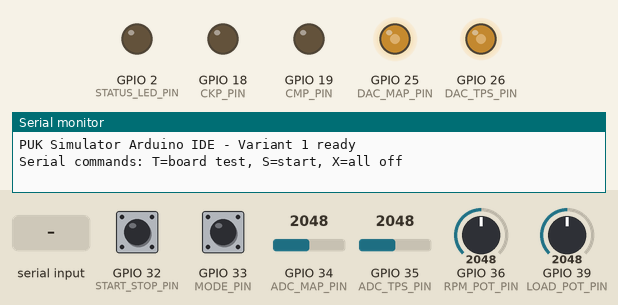
The sketch below on a simulated ESP32. On the bench: output pins drawn as LEDs (lit = HIGH), the last lines printed to the serial monitor. Dashed ring = blinking. The test bench sets the inputs (shaded band); at power-on: GPIO 32 (START_STOP_PIN) HIGH, GPIO 39 (LOAD_POT_PIN) = 2048, GPIO 36 (RPM_POT_PIN) = 2048, GPIO 33 (MODE_PIN) HIGH, GPIO 34 (ADC_MAP_PIN) = 2048, GPIO 35 (ADC_TPS_PIN) = 2048 (analog values on the 0–4095 scale).

Above: at 1.2 s.
1.3 s: "T90\n" received over Serial
At 1.57 s:
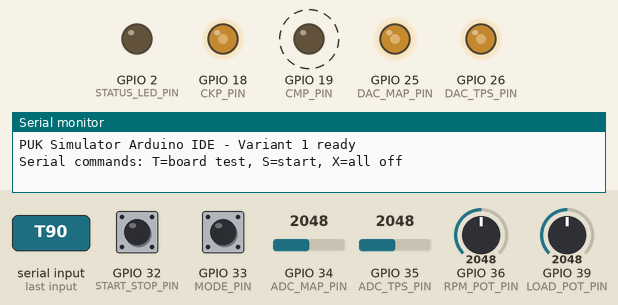
3.2 s: GPIO 32 (START_STOP_PIN) pulled LOW for 0.15 s
At 4.39 s:
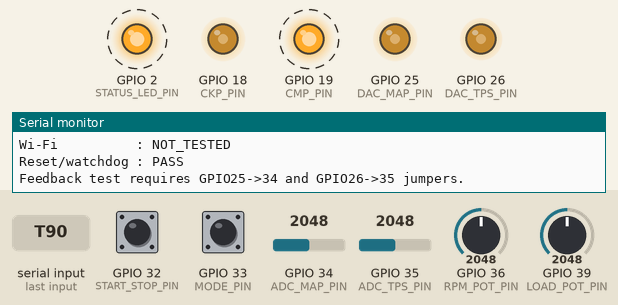
6.2 s: GPIO 39 (LOAD_POT_PIN) set to 2866
At 8.81 s:
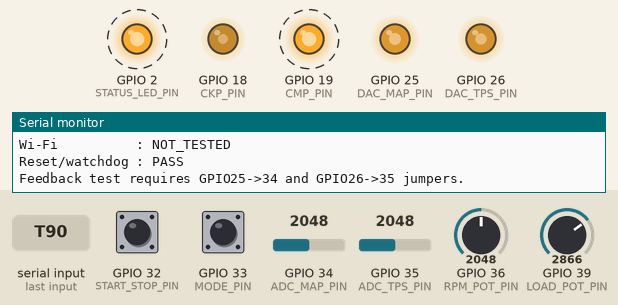
9.2 s: GPIO 36 (RPM_POT_PIN) set to 150
12.2 s: "x\n" received over Serial
At 12.8 s:
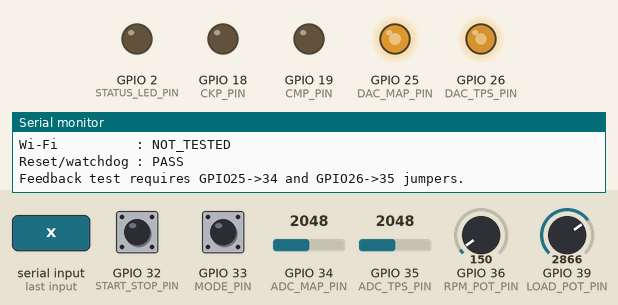
13.7 s: GPIO 39 (LOAD_POT_PIN) set to 3972
At 14.7 s:
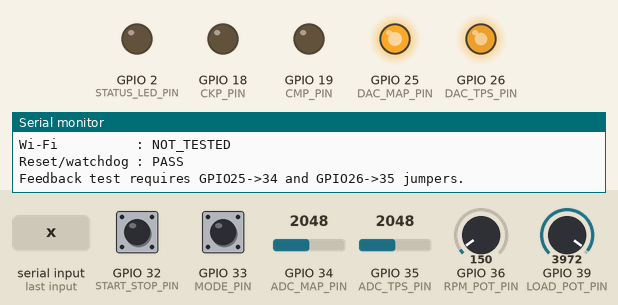
Timing chart, 0 to 16.2 s (numbered marks = the images above; inputs shaded):
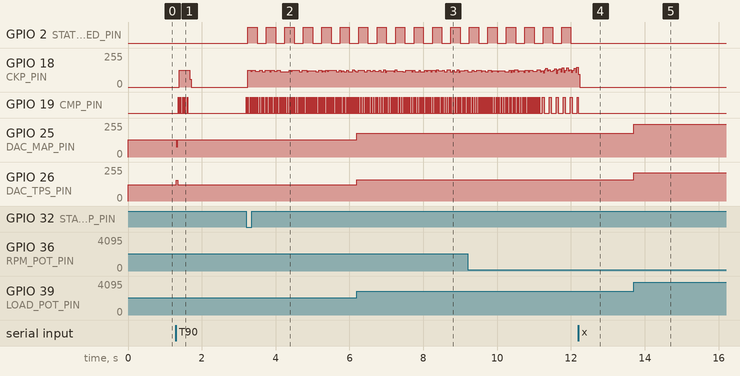

Measured:
- after the input at 1.3 s, GPIO 18 (CKP_PIN): 0/255 → 124/255 after 0.09 s, → 0/255 0.28 s later; GPIO 19 (CMP_PIN): alternates HIGH for 0.01 s and LOW for 0.04 s, 10 changes in all, then stays LOW, starting after 0.06 s
- after the input at 3.2 s, GPIO 2 (STATUS_LED_PIN): alternates HIGH for 0.25 s and LOW for 0.25 s, starting after 0.05 s; GPIO 19 (CMP_PIN): alternates HIGH for 0.01 s and LOW for 0.04 s, starting at once
- after the input at 6.2 s, GPIO 25 (DAC_MAP_PIN): 128/255 → 178/255 at once; GPIO 26 (DAC_TPS_PIN): 123/255 → 161/255 at once
- after the input at 12.2 s, GPIO 2 (STATUS_LED_PIN): stops changing and stays LOW; GPIO 19 (CMP_PIN): goes on until 12.2 s, then stays LOW
- after the input at 13.7 s, GPIO 25 (DAC_MAP_PIN): 178/255 → 247/255 at once; GPIO 26 (DAC_TPS_PIN): 161/255 → 213/255 at once

The sketch:

PUK_ESP32_DAC_Simulator.ino
```cpp
#include <Arduino.h>
#include <WiFi.h>
#include <WebServer.h>
#include <esp_system.h>

/*
  PUK ESP32 DAC ECU Simulator - Arduino IDE edition
  Set VARIANT_ID from 1 to 10 before Upload.

  1 Rotary/Pot       6 Web Dashboard
  2 Buttons          7 Web Mobile
  3 Preset           8 Web Lab
  4 Diagnostic       9 Web Training
  5 Burn-in         10 Web Burn-in

  IMPORTANT: CKP/CMP is a generic 36-1 demonstration pattern.
  Confirm tooth pattern, phase, voltage interface and ECU pinout before bench use.
*/

#define VARIANT_ID 1

#if VARIANT_ID < 1 || VARIANT_ID > 10
#error "VARIANT_ID must be 1..10"
#endif

constexpr bool WEB_MODE = VARIANT_ID >= 6;
constexpr uint8_t DAC_MAP_PIN = 25;
constexpr uint8_t DAC_TPS_PIN = 26;
constexpr uint8_t ADC_MAP_PIN = 34;
constexpr uint8_t ADC_TPS_PIN = 35;
constexpr uint8_t CKP_PIN = 18;
constexpr uint8_t CMP_PIN = 19;
constexpr uint8_t START_STOP_PIN = 32;
constexpr uint8_t MODE_PIN = 33;
constexpr uint8_t RPM_POT_PIN = 36;
constexpr uint8_t LOAD_POT_PIN = 39;
constexpr uint8_t STATUS_LED_PIN = 2;
constexpr uint16_t RPM_MIN = 100;
constexpr uint16_t RPM_MAX = 6000;
constexpr uint32_t CLIENT_TIMEOUT_MS = 10000;
constexpr float DAC_FULL_SCALE_V = 3.30f;
constexpr float FEEDBACK_TOLERANCE_V = 0.22f;
constexpr uint32_t MIN_HEAP_BYTES = 45000;
constexpr uint32_t JITTER_LIMIT_US = 120;

struct SimulatorState {
  bool running = false;
  uint16_t rpm = 800;
  float mapVoltage = 1.20f;
  float tpsVoltage = 0.65f;
  bool webClientSeen = false;
  uint32_t lastClientMs = 0;
};

SimulatorState state;
WebServer server(80);
uint8_t tooth = 0;
bool edgeHigh = false;
uint32_t nextEdgeUs = 0;
uint32_t lastEdgeUs = 0;
uint32_t maxJitterUs = 0;
bool lastStartReleased = true;
bool lastModeReleased = true;
uint8_t presetIndex = 0;
uint32_t lastReportMs = 0;

uint8_t voltageToDac(float voltage) {
  voltage = constrain(voltage, 0.0f, DAC_FULL_SCALE_V);
  return uint8_t(roundf(voltage * 255.0f / DAC_FULL_SCALE_V));
}

void setAnalog(float mapV, float tpsV) {
  dacWrite(DAC_MAP_PIN, voltageToDac(mapV));
  dacWrite(DAC_TPS_PIN, voltageToDac(tpsV));
}

void allOff() {
  state.running = false;
  digitalWrite(CKP_PIN, LOW);
  digitalWrite(CMP_PIN, LOW);
  tooth = 0;
  edgeHigh = false;
  nextEdgeUs = micros();
}

void updateSignals() {
  setAnalog(state.mapVoltage, state.tpsVoltage);
  if (!state.running || state.rpm < RPM_MIN) {
    digitalWrite(CKP_PIN, LOW);
    digitalWrite(CMP_PIN, LOW);
    return;
  }

  const uint32_t toothPeriodUs = 60000000UL / (uint32_t(state.rpm) * 36UL);
  const uint32_t calculatedHalfPeriodUs = toothPeriodUs / 2UL;
  const uint32_t halfPeriodUs =
      calculatedHalfPeriodUs < 70UL ? 70UL : calculatedHalfPeriodUs;
  const uint32_t now = micros();
  if (int32_t(now - nextEdgeUs) < 0) return;

  if (lastEdgeUs) {
    const uint32_t actual = now - lastEdgeUs;
    const uint32_t jitter = actual > halfPeriodUs
                                ? actual - halfPeriodUs
                                : halfPeriodUs - actual;
    maxJitterUs = max(maxJitterUs, jitter);
  }
  lastEdgeUs = now;
  nextEdgeUs += halfPeriodUs;
  edgeHigh = !edgeHigh;

  const bool missingTooth = tooth == 35;
  digitalWrite(CKP_PIN, missingTooth ? LOW : edgeHigh);
  digitalWrite(CMP_PIN, tooth < 9 ? HIGH : LOW);
  if (!edgeHigh) tooth = (tooth + 1) % 36;
}

float readVoltage(uint8_t pin) {
  uint32_t sum = 0;
  for (uint8_t i = 0; i < 32; ++i) {
    sum += analogRead(pin);
    delayMicroseconds(150);
  }
  return (sum / 32.0f) * 3.30f / 4095.0f;
}

const char* voltageResult(float expected, float measured) {
  if (measured < 0.05f) return "NOT_TESTED";
  const float error = fabsf(expected - measured);
  if (error <= FEEDBACK_TOLERANCE_V) return "PASS";
  if (error <= FEEDBACK_TOLERANCE_V * 2.0f) return "WARN";
  return "FAIL";
}

String runBoardTest(bool jsonOutput) {
  const bool wasRunning = state.running;
  const uint16_t oldRpm = state.rpm;
  const float oldMap = state.mapVoltage;
  const float oldTps = state.tpsVoltage;
  allOff();

  setAnalog(1.00f, 2.00f);
  delay(30);
  const float mapMeasured = readVoltage(ADC_MAP_PIN);
  const float tpsMeasured = readVoltage(ADC_TPS_PIN);
  const uint32_t heap = ESP.getFreeHeap();

  maxJitterUs = 0;
  lastEdgeUs = 0;
  state.rpm = 1000;
  state.running = true;
  const uint32_t started = millis();
  while (millis() - started < 300) {
    updateSignals();
    delayMicroseconds(20);
  }
  allOff();

  const char* mapResult = voltageResult(1.00f, mapMeasured);
  const char* tpsResult = voltageResult(2.00f, tpsMeasured);
  const char* timingResult = maxJitterUs <= JITTER_LIMIT_US ? "PASS" : "WARN";
  const char* heapResult = heap >= MIN_HEAP_BYTES ? "PASS" : "WARN";
  const esp_reset_reason_t reset = esp_reset_reason();
  const char* resetResult =
      (reset == ESP_RST_PANIC || reset == ESP_RST_WDT) ? "WARN" : "PASS";

  state.rpm = oldRpm;
  state.mapVoltage = oldMap;
  state.tpsVoltage = oldTps;
  state.running = wasRunning;
  setAnalog(oldMap, oldTps);

  if (jsonOutput) {
    String out = "{";
    out += "\"dac25\":\"" + String(mapResult) + "\",\"mapV\":" + String(mapMeasured, 3);
    out += ",\"dac26\":\"" + String(tpsResult) + "\",\"tpsV\":" + String(tpsMeasured, 3);
    out += ",\"timing\":\"" + String(timingResult) + "\",\"jitterUs\":" + String(maxJitterUs);
    out += ",\"memory\":\"" + String(heapResult) + "\",\"heap\":" + String(heap);
    out += ",\"wifi\":\"" + String(WEB_MODE ? "PASS" : "NOT_TESTED") + "\"";
    out += ",\"watchdog\":\"" + String(resetResult) + "\"}";
    return out;
  }

  String out = "\n=== ESP32 DAC BOARD HEALTH ===\n";
  out += "DAC25 -> ADC34 : " + String(mapResult) + "  " + String(mapMeasured, 3) + " V\n";
  out += "DAC26 -> ADC35 : " + String(tpsResult) + "  " + String(tpsMeasured, 3) + " V\n";
  out += "Timing jitter  : " + String(timingResult) + "  " + String(maxJitterUs) + " us\n";
  out += "Free heap      : " + String(heapResult) + "  " + String(heap) + " bytes\n";
  out += "Wi-Fi          : " + String(WEB_MODE ? "PASS" : "NOT_TESTED") + "\n";
  out += "Reset/watchdog : " + String(resetResult) + "\n";
  out += "Feedback test requires GPIO25->34 and GPIO26->35 jumpers.\n";
  return out;
}

void updateStandalone() {
  const bool startPressed = digitalRead(START_STOP_PIN) == LOW;
  if (startPressed && lastStartReleased) {
    state.running = !state.running;
    if (!state.running) allOff();
  }
  lastStartReleased = !startPressed;

  const bool modePressed = digitalRead(MODE_PIN) == LOW;
  const bool newModePress = modePressed && lastModeReleased;
  lastModeReleased = !modePressed;

#if VARIANT_ID == 1 || VARIANT_ID == 4
  state.rpm = map(analogRead(RPM_POT_PIN), 0, 4095, RPM_MIN, RPM_MAX);
  state.mapVoltage = analogRead(LOAD_POT_PIN) * 3.30f / 4095.0f;
  state.tpsVoltage = constrain(0.35f + state.mapVoltage * 0.75f, 0.0f, 3.3f);
#elif VARIANT_ID == 2
  if (newModePress) {
    state.rpm += 250;
    if (state.rpm > RPM_MAX) state.rpm = RPM_MIN;
  }
  state.mapVoltage = 1.20f;
  state.tpsVoltage = 0.70f;
#elif VARIANT_ID == 3
  static const uint16_t rpmPreset[] = {800, 1500, 2500, 4000};
  static const float mapPreset[] = {0.75f, 1.20f, 1.85f, 2.60f};
  if (newModePress) presetIndex = (presetIndex + 1) % 4;
  state.rpm = rpmPreset[presetIndex];
  state.mapVoltage = mapPreset[presetIndex];
  state.tpsVoltage = constrain(0.30f + state.mapVoltage, 0.0f, 3.3f);
#elif VARIANT_ID == 5
  state.running = true;
  const uint32_t phase = millis() % 30000UL;
  state.rpm = phase < 15000
                  ? map(phase, 0, 15000, 800, 4000)
                  : map(phase, 15000, 30000, 4000, 800);
  state.mapVoltage = 0.65f + (state.rpm - 800) * 2.1f / 3200.0f;
  state.tpsVoltage = 0.40f + (state.rpm - 800) * 2.3f / 3200.0f;
#endif

#if VARIANT_ID == 4
  if (millis() - lastReportMs > 1000) {
    Serial.printf("RUN=%d RPM=%u MAP=%.2f TPS=%.2f JITTER=%luus HEAP=%lu\n",
                  state.running, state.rpm, state.mapVoltage, state.tpsVoltage,
                  maxJitterUs, ESP.getFreeHeap());
    lastReportMs = millis();
  }
#endif
}

const char WEB_PAGE[] PROGMEM = R"HTML(
<!doctype html><html><head><meta name=viewport content="width=device-width,initial-scale=1">
<title>PUK ESP32 ECU Simulator</title><style>
:root{--a:#00d4ff;--b:#08111d;--c:#13253a;--t:#eaf7ff}
*{box-sizing:border-box}body{margin:0;background:var(--b);color:var(--t);font:16px system-ui}
main{max-width:850px;margin:auto;padding:18px}.card{background:var(--c);padding:16px;border-radius:14px;margin:12px 0}
.grid{display:grid;grid-template-columns:repeat(auto-fit,minmax(190px,1fr));gap:12px}
button,input{width:100%;padding:12px;margin:5px 0;border:0;border-radius:9px}
button{background:var(--a);font-weight:700}.stop{background:#ff4d67}pre{white-space:pre-wrap}
</style></head><body><main><h2>PUK ESP32 DAC Simulator</h2>
<div class=grid><section class=card><h3>Engine</h3><label>RPM <b id=rv>800</b></label>
<input id=rpm type=range min=100 max=6000 value=800><button onclick=cmd('start')>START</button>
<button class=stop onclick=cmd('stop')>ALL OFF</button></section>
<section class=card><h3>Analog</h3><label>MAP <b id=mv>1.20</b> V</label>
<input id=map type=range min=0 max=330 value=120><label>TPS <b id=tv>0.65</b> V</label>
<input id=tps type=range min=0 max=330 value=65></section></div>
<section class=card><h3>Board Performance</h3><button onclick=testBoard()>RUN FULL TEST</button>
<pre id=health>Not tested</pre></section>
<section class=card><small>Generic 36-1 demo only. Confirm waveform, voltage interface and pinout before ECU connection.</small></section>
</main><script>
const $=x=>document.getElementById(x),rpm=$('rpm'),map=$('map'),tps=$('tps');
function sync(){rv.textContent=rpm.value;mv.textContent=(map.value/100).toFixed(2);
tv.textContent=(tps.value/100).toFixed(2);fetch(`/set?rpm=${rpm.value}&map=${map.value}&tps=${tps.value}`)}
[rpm,map,tps].forEach(x=>x.oninput=sync);function cmd(x){fetch('/'+x)}
function testBoard(){health.textContent='Testing...';fetch('/health').then(r=>r.json())
.then(x=>health.textContent=JSON.stringify(x,null,2)).catch(e=>health.textContent=e)}
setInterval(()=>fetch('/state').catch(()=>{}),2000);
</script></body></html>
)HTML";

void startWeb() {
  WiFi.mode(WIFI_AP);
  const String ssid = "PUK_SIM_" + String(VARIANT_ID);
  WiFi.softAP(ssid.c_str(), "puk-sim-32");

  server.on("/", [] {
    state.webClientSeen = true;
    state.lastClientMs = millis();
    server.send_P(200, "text/html", WEB_PAGE);
  });
  server.on("/set", [] {
    state.rpm = constrain(server.arg("rpm").toInt(), RPM_MIN, RPM_MAX);
    state.mapVoltage = constrain(server.arg("map").toInt() / 100.0f, 0.0f, 3.3f);
    state.tpsVoltage = constrain(server.arg("tps").toInt() / 100.0f, 0.0f, 3.3f);
    state.lastClientMs = millis();
    server.send(204);
  });
  server.on("/start", [] {
    state.running = true;
    state.lastClientMs = millis();
    server.send(204);
  });
  server.on("/stop", [] {
    allOff();
    state.lastClientMs = millis();
    server.send(204);
  });
  server.on("/state", [] {
    state.lastClientMs = millis();
    server.send(200, "application/json",
                "{\"running\":" + String(state.running ? "true" : "false") +
                    ",\"rpm\":" + String(state.rpm) + "}");
  });
  server.on("/health", [] {
    state.lastClientMs = millis();
    server.send(200, "application/json", runBoardTest(true));
  });
  server.begin();
  Serial.printf("Wi-Fi: %s  Password: puk-sim-32  URL: http://192.168.4.1\n",
                ssid.c_str());
}

void setup() {
  Serial.begin(115200);
  pinMode(CKP_PIN, OUTPUT);
  pinMode(CMP_PIN, OUTPUT);
  pinMode(STATUS_LED_PIN, OUTPUT);
  pinMode(START_STOP_PIN, INPUT_PULLUP);
  pinMode(MODE_PIN, INPUT_PULLUP);
  analogReadResolution(12);
  analogSetPinAttenuation(ADC_MAP_PIN, ADC_11db);
  analogSetPinAttenuation(ADC_TPS_PIN, ADC_11db);
  allOff();
  setAnalog(0.0f, 0.0f);

  if (WEB_MODE) startWeb();
  Serial.printf("PUK Simulator Arduino IDE - Variant %d ready\n", VARIANT_ID);
  Serial.println("Serial commands: T=board test, S=start, X=all off");
  if (digitalRead(MODE_PIN) == LOW) Serial.print(runBoardTest(false));
}

void loop() {
  if (WEB_MODE) {
    server.handleClient();
    if (state.webClientSeen && millis() - state.lastClientMs > CLIENT_TIMEOUT_MS) {
      allOff();
    }
  } else {
    updateStandalone();
  }

  if (Serial.available()) {
    const char command = Serial.read();
    if (command == 'T' || command == 't') Serial.print(runBoardTest(false));
    if (command == 'S' || command == 's') state.running = true;
    if (command == 'X' || command == 'x') allOff();
  }

  updateSignals();
  digitalWrite(STATUS_LED_PIN, state.running && ((millis() / 250) % 2));
  delay(0);
}
```
